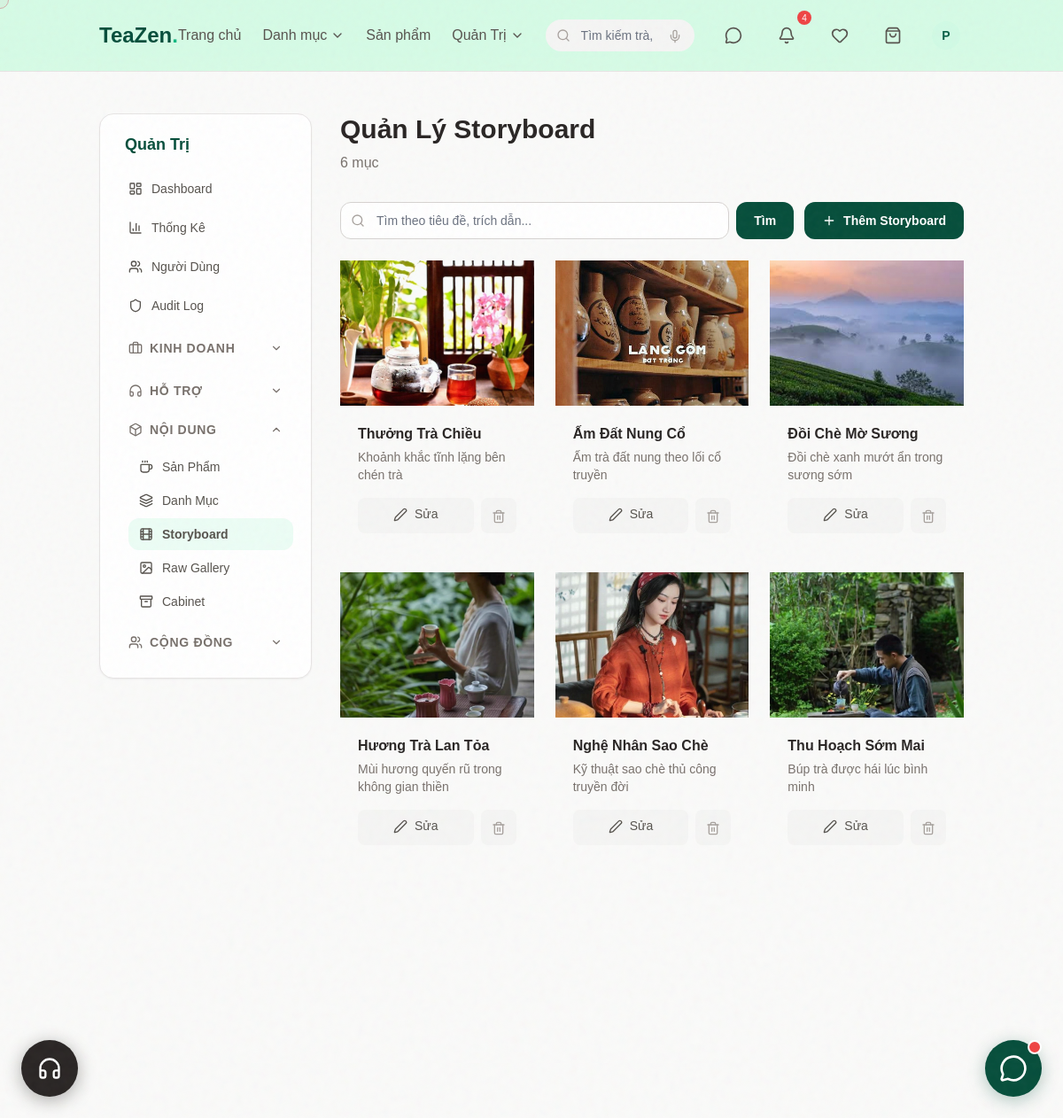
/manage/storyboard/ (signed in), run on the app's committed database.
### MyApp/models.py (models this page shows, shortened)
class StoryboardItem(models.Model):
	title = models.CharField(max_length=200)
	slug = models.SlugField(max_length=220, unique=True)
	image = models.ImageField(upload_to='storyboard/', blank=True, null=True)
	excerpt = models.CharField(max_length=300, blank=True)
	content = models.TextField(blank=True, null=True, verbose_name="Nội dung bài viết")
	created_at = models.DateTimeField(auto_now_add=True)
	class Meta:
		ordering = ['-created_at']

### MyApp/views/admin_views.py (the view)
# urls.py: path('manage/storyboard/', views.storyboard_list, name='storyboard_list'),
@admin_required
def storyboard_list(request):
    items = StoryboardItem.objects.all().order_by('-created_at')
    q = request.GET.get('q', '').strip()
    if q:
        items = items.filter(Q(title__icontains=q) | Q(excerpt__icontains=q))
    total_count = items.count()
    paginator = Paginator(items, 10)
    page_obj = paginator.get_page(request.GET.get('page'))
    return render(request, 'admin/storyboard_list.html', {'items': page_obj, 'page_obj': page_obj, 'total_count': total_count, 'current_query': q})

### MyApp/context_processors.py (called while the page is built)
def categories(request):
    cache_key = 'active_categories'
    categories = cache.get(cache_key)
    if categories is None:
        categories = list(
            Category.objects.filter(is_active=True).only('id', 'name', 'slug').order_by('name')
        )
        cache.set(cache_key, categories, 600)
    return {
        'all_categories': categories
    }

def support_context(request):
    return {
        'support_categories': SupportTicket.CATEGORY_CHOICES,
    }

def user_badges(request):
    user = getattr(request, 'user', None)
    if not user or not user.is_authenticated:
        return {}
    cache_key = f'user_badges_{user.id}'
    cached = cache.get(cache_key)
    if cached is not None:
        return cached
    data = {
        'wishlist_count': Wishlist.objects.filter(user=user).count(),
        'cart_item_count': CartItem.objects.filter(cart__user=user).count(),
    }
    cache.set(cache_key, data, 30)
    return data

### MyApp/views/utils.py (called while the page is built)
def is_admin(user):
    return user.is_authenticated and (
        user.is_superuser or
        (hasattr(user, 'profile') and user.profile.role == 'admin')
    )

### templates/admin/storyboard_list.html (shortened to what this page needs)
{% extends 'admin/base_admin.html' %}
{% block page_title %}Quản Lý Storyboard{% endblock %}
{% block page_subtitle %}{{ total_count }} mục{% endblock %}
{% block admin_content %}
<div class="flex flex-col md:flex-row gap-3 mb-6">
    <form method="get" class="flex-1 flex gap-2">
        <div class="relative flex-1">
            <i data-lucide="search" class="absolute left-3 top-1/2 -translate-y-1/2 w-4 h-4 text-stone-400"></i>
            <input type="text" name="q" value="{{ current_query }}" placeholder="Tìm theo tiêu đề, trích dẫn..."
                class="w-full pl-10 pr-4 py-2.5 rounded-xl border border-stone-300 text-sm focus:outline-none focus:border-emerald-600 bg-white">
        </div>
        <button type="submit" class="bg-emerald-900 text-white px-5 py-2.5 rounded-xl text-sm font-bold hover:bg-emerald-800 transition-colors">Tìm</button>
    </form>
    <a href="{% url 'storyboard_create' %}" class="inline-flex items-center gap-2 bg-emerald-900 text-white px-5 py-2.5 rounded-xl text-sm font-bold hover:bg-emerald-800 transition-colors whitespace-nowrap">
        <i data-lucide="plus" class="w-4 h-4"></i> Thêm Storyboard
    </a>
</div>
<div class="grid grid-cols-1 md:grid-cols-2 lg:grid-cols-3 gap-6">
    {% for item in items %}
    <div class="card overflow-hidden group">
        <div class="aspect-[4/3] bg-stone-200 overflow-hidden">
            {% if item.image %}
            <img src="{{ item.image.url }}" class="w-full h-full object-cover group-hover:scale-105 transition-transform duration-300" loading="lazy">
            {% else %}
            <div class="w-full h-full flex items-center justify-center text-stone-400">
                <i data-lucide="image" class="w-12 h-12"></i>
            </div>
            {% endif %}
        </div>
        <div class="p-5">
            <h3 class="font-semibold text-stone-800 mb-1">{{ item.title }}</h3>
            <p class="text-sm text-stone-500 mb-4">{{ item.excerpt|truncatewords:10 }}</p>
            <div class="flex gap-2">
                <a href="{% url 'storyboard_edit' item.pk %}" class="flex-1 text-center py-2 bg-stone-100 text-stone-600 rounded-lg hover:bg-emerald-100 hover:text-emerald-700 transition-all text-sm font-medium">
                    <i data-lucide="edit-2" class="w-4 h-4 inline mr-1"></i> Sửa
                </a>
                <a href="{% url 'storyboard_delete' item.pk %}" class="py-2 px-3 bg-stone-100 text-stone-400 rounded-lg hover:bg-red-100 hover:text-red-600 transition-all">
                    <i data-lucide="trash-2" class="w-4 h-4"></i>
                </a>
            </div>
        </div>
    </div>
    {% endfor %}
</div>
{% endblock %}

### templates/base.html (shortened to what this page needs)
{% load static %}
<!DOCTYPE html>
<html lang="vi" class="scroll-smooth">
<head>
    <script src="https://cdn.tailwindcss.com?plugins=typography,forms,aspect-ratio,line-clamp"></script>
    <link rel="stylesheet" href="{% static 'css/styles.css' %}">
    <link rel="stylesheet" href="{% static 'css/base.css' %}">
</head>
<body>
    <div id="custom-cursor"></div>
    <nav
        class="fixed top-0 left-0 w-full z-50 transition-all duration-300 bg-white/80 backdrop-blur-md border-b border-stone-200">
        <div class="container mx-auto px-6 h-20 flex flex-nowrap items-center justify-between">
            <a href="{% url 'index' %}" class="text-2xl font-bold font-art text-emerald-900 shrink-0">
                TeaZen<span class="text-emerald-500">.</span>
            </a>
            <div class="hidden lg:flex items-center space-x-6 whitespace-nowrap">
                <a href="{% url 'index' %}"
                    class="text-stone-600 hover:text-emerald-800 font-medium transition-colors">Trang chủ</a>
                <div class="relative group">
                    <button
                        class="flex items-center space-x-1 text-stone-600 hover:text-emerald-800 font-medium transition-colors">
                        <span>Danh mục</span>
                        <i data-lucide="chevron-down" class="w-4 h-4"></i>
                    </button>
                </div>
                <a href="{% url 'product_list_public' %}"
                    class="text-stone-600 hover:text-emerald-800 font-medium transition-colors">Sản phẩm</a>
                {% if user.is_authenticated %}
                    {% if user.is_staff or user.profile.role == 'admin' or user.profile.role == 'accountant' or user.profile.role == 'warehouse' %}
                <div class="relative group">
                    <button
                        class="flex items-center space-x-1 text-stone-600 hover:text-emerald-800 font-medium transition-colors">
                        <span>Quản Trị</span>
                        <i data-lucide="chevron-down" class="w-4 h-4"></i>
                    </button>
                </div>
                    {% endif %}
                {% endif %}
            </div>
            <div class="flex flex-1 max-w-sm mx-4 md:mx-6 relative" id="search-container">
                <form action="{% url 'product_list_public' %}" method="GET" class="w-full relative group/search">
                    <input type="text" name="q" id="search-input" placeholder="Tìm kiếm trà, ấm chén..."
                        autocomplete="off"
                        class="w-full bg-stone-100 border-none rounded-full py-2 pl-10 pr-12 focus:ring-2 focus:ring-emerald-500 focus:bg-white transition-all text-sm outline-none">
                    <i data-lucide="search" class="absolute left-3 top-1/2 -translate-y-1/2 w-4 h-4 text-stone-400"></i>
                    <button type="button" id="voice-search-btn"
                        class="absolute right-2 top-1/2 -translate-y-1/2 p-1.5 rounded-full text-stone-400 hover:text-emerald-600 hover:bg-emerald-50 transition-all duration-200"
                        title="Tìm bằng giọng nói">
                        <i data-lucide="mic" class="w-4 h-4"></i>
                    </button>
                </form>
            </div>
            <div class="flex items-center space-x-5 shrink-0">
                {% if user.is_authenticated %}
                <a href="{% url 'message_inbox' %}"
                    class="relative text-stone-600 hover:text-emerald-800 transition-colors" title="Tin nhắn">
                    <i data-lucide="message-circle" class="w-5 h-5"></i>
                </a>
                <div class="relative" id="notif-dropdown-wrapper">
                    <button type="button" id="notif-bell-btn"
                        class="relative text-stone-600 hover:text-emerald-800 transition-colors" title="Thông báo">
                        <i data-lucide="bell" class="w-5 h-5"></i>
                        <span id="notif-badge"
                            class="hidden absolute -top-2 -right-2 w-4 h-4 bg-red-500 text-white text-[10px] flex items-center justify-center rounded-full animate-pulse"></span>
                    </button>
                </div>
                {% endif %}
                <a href="{% url 'wishlist' %}" class="relative text-stone-600 hover:text-emerald-800 transition-colors"
                    title="Yêu thích">
                    <i data-lucide="heart" class="w-5 h-5"></i>
                </a>
                <a href="{% url 'cart' %}" class="relative text-stone-600 hover:text-emerald-800 transition-colors">
                    <i data-lucide="shopping-bag" class="w-5 h-5"></i>
                </a>
                {% if user.is_authenticated %}
                <div class="relative group">
                    <a href="{% url 'profile' %}" class="block">
                        {% if user.profile.avatar %}
                        <img src="{{ user.profile.avatar.url }}"
                            class="w-8 h-8 rounded-full object-cover border border-stone-200">
                        {% else %}
                        <div
                            class="w-8 h-8 rounded-full bg-emerald-100 text-emerald-800 flex items-center justify-center text-sm font-bold">
                            {{ user.username|first|upper }}
                        </div>
                        {% endif %}
                    </a>
                </div>
                {% else %}
                <a href="{% url 'login' %}"
                    class="text-sm font-medium text-stone-600 hover:text-emerald-800 transition-colors">Đăng nhập</a>
                {% endif %}
            </div>
        </div>
    </nav>
    <div class="h-20"></div>
    {% block content %}{% endblock %}
    {% include 'core/chatbot.html' %}
    {% include 'core/support_chat.html' %}
</body>
</html>

### static/css/styles.css (style rules this page uses)
.navbar-icons, .flex.items-center.space-x-5.shrink-0 { display: flex; align-items: center; height: 100%; }
.navbar-icons a, .navbar-icons button, .flex.items-center.space-x-5.shrink-0 a, .flex.items-center.space-x-5.shrink-0 button { display: flex; align-items: center; justify-content: center; height: 40px; min-width: 40px; padding: 0; background: none; border: none; }
[data-lucide] { display: inline-flex; align-items: center; justify-content: center; vertical-align: middle; }
:root { --cursor-size: 20px; --cursor-hover-size: 60px; --color-accent: #b8d418; --color-text: #1c1917; --color-bg: #34eb80; }
body { font-family: 'Space Grotesk', sans-serif; background-color: var(--color-bg); color: var(--color-text); cursor: none; overflow-x: hidden; }
.font-art { font-family: 'Syne', sans-serif; }
#custom-cursor { position: fixed; top: 0; left: 0; width: var(--cursor-size); height: var(--cursor-size); border: 1px solid #064e3b; background-color: rgba(6, 78, 59, 0.1); border-radius: 50%; pointer-events: none; z-index: 9999; transform: translate(-50%, -50%); transition: width 0.3s, height 0.3s, background-color 0.3s, border 0.3s; mix-blend-mode: difference; }

### data on the page
StoryboardItem: image (picture), title "Thưởng Trà Chiều", excerpt "Khoảnh khắc tĩnh lặng bên chén trà"
StoryboardItem: image (picture), title "Ấm Đất Nung Cổ", excerpt "Ấm trà đất nung theo lối cổ truyền"
StoryboardItem: image (picture), title "Đồi Chè Mờ Sương", excerpt "Đồi chè xanh mướt ẩn trong sương sớm"
StoryboardItem: image (picture), title "Hương Trà Lan Tỏa", excerpt "Mùi hương quyến rũ trong không gian thiền"
StoryboardItem: image (picture), title "Nghệ Nhân Sao Chè", excerpt "Kỹ thuật sao chè thủ công truyền đời"
StoryboardItem: image (picture), title "Thu Hoạch Sớm Mai", excerpt "Búp trà được hái lúc bình minh"

### other printed values
{{ user.username|first|upper }} "P"
{{ total_count }} "6"
